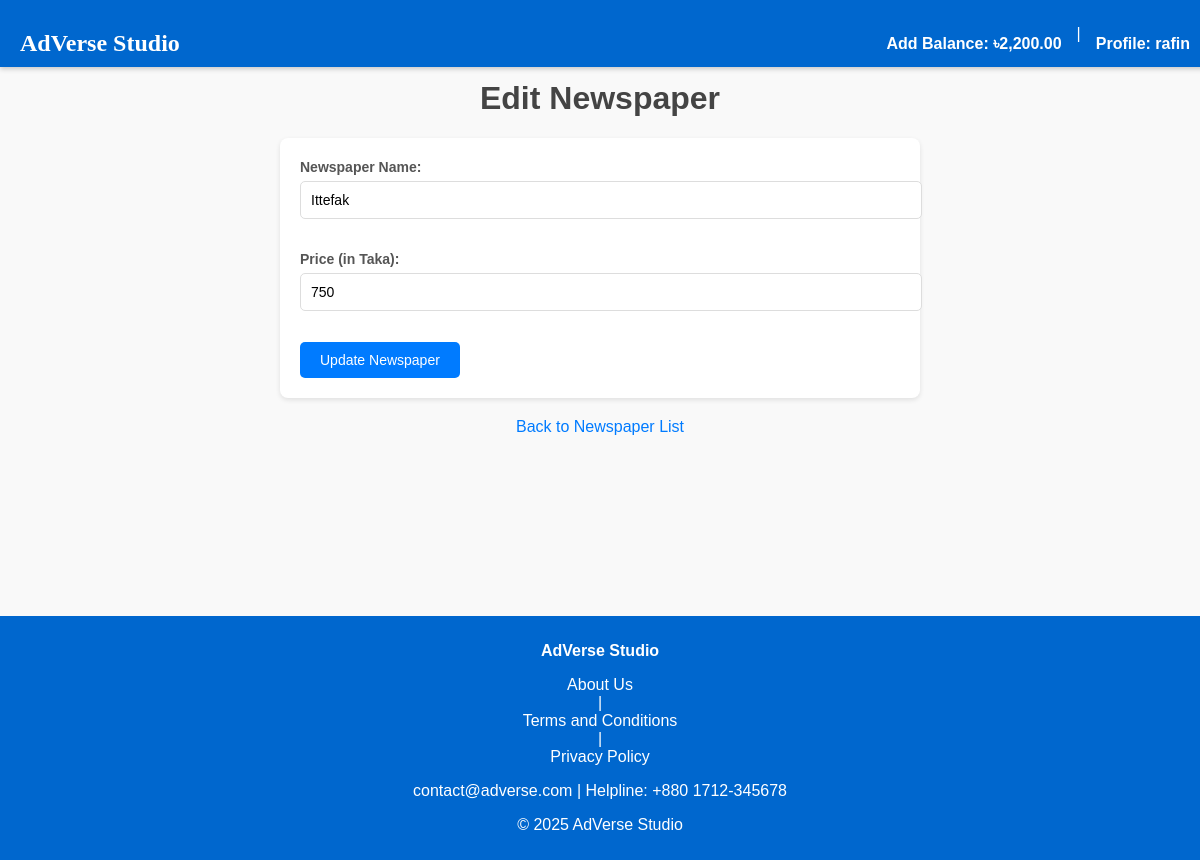
Page /view/edit-Newspaper.php?id=2 (signed in) on the committed database.
### tables this page shows
CREATE TABLE `users` (
  `id` int(100) NOT NULL,
  `username` varchar(50) NOT NULL,
  `email` varchar(50) NOT NULL,
  `password` varchar(50) NOT NULL,
  `account_type` varchar(30) NOT NULL,
  `question` varchar(200) NOT NULL,
  `answer` varchar(100) NOT NULL,
  `balance` int(11) DEFAULT 0,
  `accepted_terms` tinyint(1) NOT NULL DEFAULT 0
);

CREATE TABLE `newspapers` (
  `id` int(11) NOT NULL,
  `name` varchar(255) NOT NULL,
  `price` int(11) NOT NULL
);

### model/userModel.php (called while the page is built, shortened)
<?php
    function getConnection(){
        $con = mysqli_connect('127.0.0.1', 'root', '', 'testing_project');
        return $con;
    }
    function getUserBalance($userId) {
        $con = getConnection();
        $sql = "SELECT balance FROM users WHERE id='$userId'";
        $result = mysqli_query($con, $sql);
        $row = mysqli_fetch_assoc($result);
        return $row['balance'];
    }
    function includeTopBar()
    {
        include '../view/topbar.php';
        renderTopBar();
    }
    function includeBottomBar()
    {
        include '../view/bottombar.php';
    }
?>

### model/newspaperModel.php (called while the page is built, shortened)
<?php
require_once '../model/userModel.php';
function getNewspaperById($id) {
    $con = getConnection();
    $sql = "SELECT * FROM newspapers WHERE id = {$id}";
    $result = mysqli_query($con, $sql);
    return mysqli_fetch_assoc($result);
}
?>

### view/edit-Newspaper.php (the view, shortened to what this page needs)
<?php
require_once('../model/campaignModel.php');
require_once('../model/newspaperModel.php');
$id = isset($_GET['id']) ? $_GET['id'] : null;
$newspaper = getNewspaperById($id);
?>
<!DOCTYPE html>
<html lang="en">
<head>
</head>
<body>
    <?php includeTopBar(); ?>
    <main>
        <h1>Edit Newspaper</h1>
        <form method="post" onsubmit="return false">
            <label for="name">Newspaper Name:</label>
            <input type="text" id="name" name="name" value="<?= htmlspecialchars($newspaper['name']) ?>" required onkeyup="validateName()">
            <label for="price">Price (in Taka):</label>
            <input type="text" id="price" name="price" value="<?= htmlspecialchars($newspaper['price']) ?>" step="0.01" required onkeyup="validatePrice()">
            <input type="submit" value="Update Newspaper" onclick="ajaxUpdateNewspaper(<?= $id ?>)">
        </form>
        <a href="../view/newspaper-list.php">Back to Newspaper List</a>
    </main>
</body>
</html>

### view/topbar.php (shortened to what this page needs)
<?php
function renderTopBar()
{
    if (isset($_SESSION['user'])) {
        $username = $_SESSION['user']['username'];
        $id = $_SESSION['user']['id'];
        $balance = getUserBalance($id);
        echo '
        <style>
            /* Styling for the top bar */
            .top-bar {
                width: 100%;
                background-color:#0067ce; /* Primary blue color */
                color: white;
                padding: 10px 20px 10px 20px;
                position: fixed;
                top: 0;
                left: 0;
                z-index: 1000;
                box-shadow: 0 2px 5px rgba(0, 0, 0, 0.2);
                display: flex;
                justify-content: space-between;
                align-items: center;
            }
            .top-bar-title {
                font-size: 1.5em;
                font-weight: bold;
                font-family: Georgia, serif;
            }
            .top-bar-links {
                margin-right: 30px;
                font-size: 1em;
                display: flex;
                gap: 15px;
                align-items: center;
            }
            .top-bar a {
                color: white;
                text-decoration: none;
                font-weight: bold;
                transition: color 0.3s ease;
            }
            .top-bar a:hover {
                color: #ffdd57; /* Soft yellow hover effect */
            }
            /* Prevent content from hiding behind the top bar */
            body {
                padding-top: 60px; /* Adjust based on top-bar height */
                font-family: Arial, sans-serif;
            }
        </style>
        <div class="top-bar">
            <div class="top-bar-title">
                <a href="home.php">AdVerse Studio</a>
            </div>
            <div class="top-bar-links">
                <a href="addBalance.php">Add Balance: ৳'. number_format($balance, 2) .'</a> |
                <a href="profile.php?id=' . htmlspecialchars($id) . '"> Profile: ' . htmlspecialchars($username) . '</a>
            </div>
        </div>
        ';
    } else {
        echo 'User not logged in';
    }
}
?>

### view/edit-Newspaper.php (style rules this page uses)
body { font-family: Arial, sans-serif; margin: 0; padding: 0; background-color: #f9f9f9; color: #333; }
h1 { text-align: center; color: #444; margin-top: 20px; }
form { width: 50%; margin: 0 auto; background: #fff; padding: 20px; border-radius: 8px; box-shadow: 0 2px 5px rgba(0, 0, 0, 0.1); }
form label { font-size: 14px; font-weight: bold; color: #555; }
form input[type="text"], form input[type="price"] { width: 100%; padding: 10px; margin-top: 5px; margin-bottom: 15px; border: 1px solid #ddd; border-radius: 5px; font-size: 14px; }
form input[type="submit"] { padding: 10px 20px; background-color: #007BFF; border: none; border-radius: 5px; color: white; font-size: 14px; cursor: pointer; }
a { display: block; text-align: center; margin-top: 20px; color: #007BFF; text-decoration: none; }

### view/topbar.php (style rules this page uses)
.top-bar { width: 100%; background-color:#0067ce; color: white; padding: 10px 20px 10px 20px; position: fixed; top: 0; left: 0; z-index: 1000; box-shadow: 0 2px 5px rgba(0, 0, 0, 0.2); display: flex; justify-content: space-between; align-items: center; }
.top-bar-title { font-size: 1.5em; font-weight: bold; font-family: Georgia, serif; }
.top-bar-links { margin-right: 30px; font-size: 1em; display: flex; gap: 15px; align-items: center; }
.top-bar a { color: white; text-decoration: none; font-weight: bold; transition: color 0.3s ease; }
body { padding-top: 60px; font-family: Arial, sans-serif; }

### view/bottombar.php (style rules this page uses)
body { margin: 0; display: flex; flex-direction: column; min-height: 100vh; }
main { flex: 1; }

### rows in the picture
users: balance "2,200.00"
newspapers: name "Ittefak", price "750"

### other values in the picture
$username "rafin"
